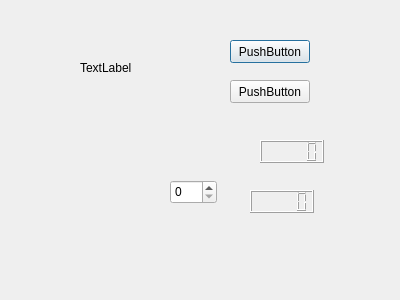
<?xml version="1.0" encoding="UTF-8"?>
<ui version="4.0">
 <class>Dialog</class>
 <widget class="QDialog" name="Dialog">
  <property name="geometry">
   <rect>
    <x>0</x>
    <y>0</y>
    <width>400</width>
    <height>300</height>
   </rect>
  </property>
  <property name="windowTitle">
   <string>Dialog</string>
  </property>
  <widget class="QPushButton" name="pushButton">
   <property name="geometry">
    <rect>
     <x>230</x>
     <y>40</y>
     <width>80</width>
     <height>23</height>
    </rect>
   </property>
   <property name="text">
    <string>PushButton</string>
   </property>
  </widget>
  <widget class="QPushButton" name="pushButton_2">
   <property name="geometry">
    <rect>
     <x>230</x>
     <y>80</y>
     <width>80</width>
     <height>23</height>
    </rect>
   </property>
   <property name="text">
    <string>PushButton</string>
   </property>
  </widget>
  <widget class="QLCDNumber" name="lcdNumber">
   <property name="geometry">
    <rect>
     <x>260</x>
     <y>140</y>
     <width>64</width>
     <height>23</height>
    </rect>
   </property>
  </widget>
  <widget class="QLCDNumber" name="lcdNumber_2">
   <property name="geometry">
    <rect>
     <x>250</x>
     <y>190</y>
     <width>64</width>
     <height>23</height>
    </rect>
   </property>
  </widget>
  <widget class="QSpinBox" name="spinBox">
   <property name="geometry">
    <rect>
     <x>170</x>
     <y>180</y>
     <width>47</width>
     <height>24</height>
    </rect>
   </property>
  </widget>
  <widget class="QLabel" name="label">
   <property name="geometry">
    <rect>
     <x>80</x>
     <y>60</y>
     <width>59</width>
     <height>15</height>
    </rect>
   </property>
   <property name="text">
    <string>TextLabel</string>
   </property>
  </widget>
 </widget>
 <resources/>
 <connections/>
</ui>
